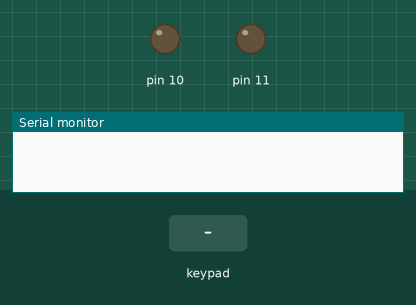
Recording of a sketch running on a simulated Arduino Uno, built with avr-gcc and run on an emulated ATmega328P. Parts: output pins drawn as LEDs (lit = HIGH), the last lines printed to the serial monitor. Dashed ring = blinking. The test bench sets the inputs (shaded band).

Above: at 1.2 s.
1.3 s: keypad keys 9 8 7 6 pressed 0.4 s apart
At 1.9 s:
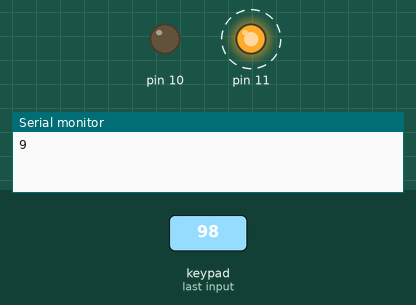
5.9 s: key 'A' pressed
8.9 s: key '1' pressed
At 9.8 s:
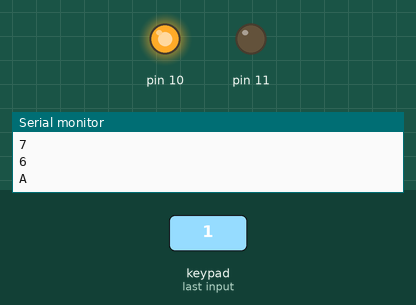
At 11.7 s:
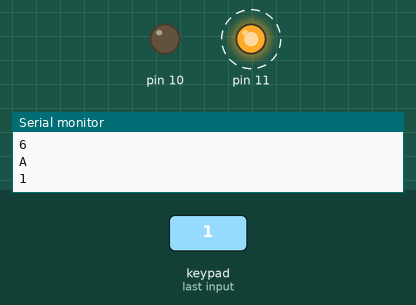
11.8 s: key '2' pressed
Timing chart, 0 to 15.8 s (numbered marks = the images above; inputs shaded):
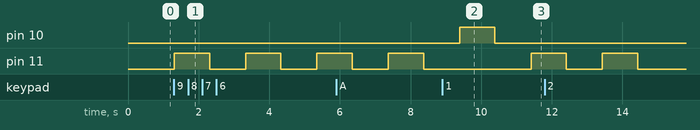

The sketch:

keyboard1.ino
```cpp
#include <Keypad.h>
const int ROWS=4;
const int COLS=4;
char keys[ROWS][COLS] = {
  {'1','2','3','A'},
  {'4','5','6','B'},
  {'7','8','9','C'},
  {'*','0','#','D'}};
byte rowPins[ROWS] = {9,8,7,6};
byte colPins[COLS] = {5,4,3,2};
Keypad customkeypad = Keypad(makeKeymap(keys),rowPins,colPins, ROWS, COLS);
void setup()
{
  Serial.begin(9600);
  pinMode(10, OUTPUT);
  pinMode(11, OUTPUT);
}

void loop()
{
  char customkey = customkeypad.getKey();
  if (customkey){
    Serial.println(customkey);
    if ((customkey == 'A') || (customkey == 'B') || (customkey == 'C') || (customkey == 'D')){
     digitalWrite(10,HIGH);
  	 delay(1000); // Wait for 1000 millisecond(s)
  	 digitalWrite(10, LOW);
     delay(1000); }
    else{
      digitalWrite(11,HIGH);
  	 delay(1000); // Wait for 1000 millisecond(s)
  	 digitalWrite(11, LOW);
     delay(1000); }
  }
 }
```

Measured:
- after the input at 1.3 s, pin 11: alternates HIGH for 1.0 s and LOW for 1.0 s, starting at once
- after the input at 8.9 s, pin 11: LOW → HIGH after 2.5 s
